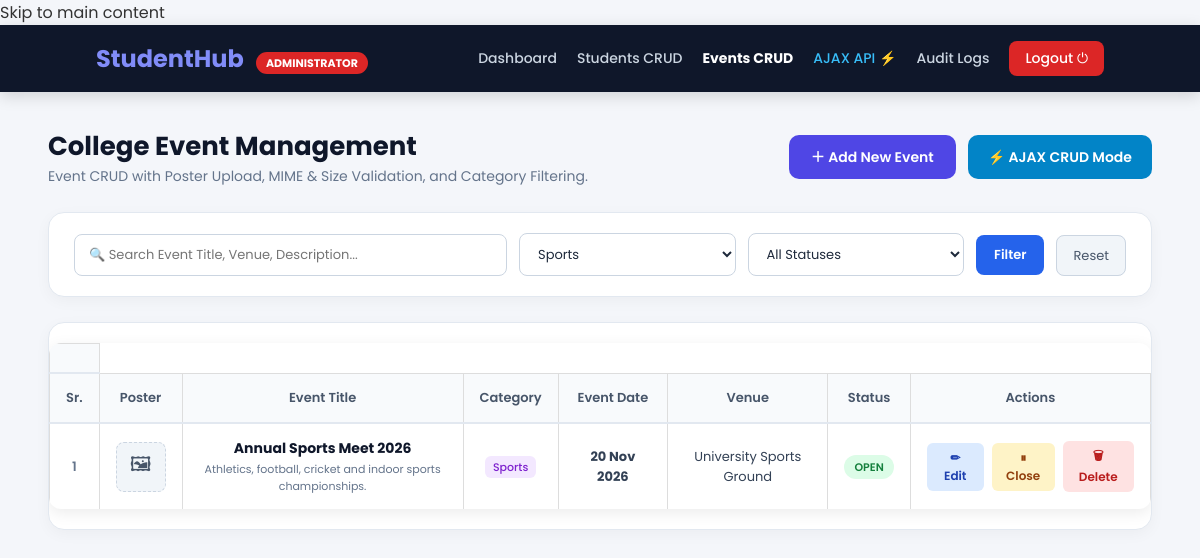
The app's page /php/manage_events.php?category=Sports (signed in) with its own data.
### tables this page shows
CREATE TABLE IF NOT EXISTS events (
    event_id INT AUTO_INCREMENT PRIMARY KEY,
    event_name VARCHAR(150) NOT NULL,
    event_date DATE NOT NULL,
    venue VARCHAR(150),
    description TEXT,
    UNIQUE KEY unique_event_name (event_name)
);

### php/auth.php (called while the page is built, shortened)
<?php
function e($value) {
    return htmlspecialchars($value ?? '', ENT_QUOTES, 'UTF-8');
}

### php/manage_events.php (the view, shortened to what this page needs)
<?php
require_once __DIR__ . '/auth.php';
$upload_dir = dirname(__DIR__) . '/uploads/posters/';
$search_query   = trim($_GET['search'] ?? '');
$filter_cat     = trim($_GET['category'] ?? '');
$where_clauses = ["1=1"];
$param_types = "";
$param_values = [];
if ($filter_cat !== "") {
    $where_clauses[] = "category = ?";
    $param_types .= "s";
    $param_values[] = $filter_cat;
}
$where_sql = implode(" AND ", $where_clauses);
$sql = "SELECT event_id, event_name, event_date, venue, description, poster, category, status
        FROM events
        WHERE $where_sql
        ORDER BY event_date ASC, event_id ASC";
$stmt = $conn->prepare($sql);
if ($param_types !== "") {
    $stmt->bind_param($param_types, ...$param_values);
}
$stmt->execute();
$events_res = $stmt->get_result();
$events = [];
while ($row = $events_res->fetch_assoc()) {
    $events[] = $row;
}
?>
<!DOCTYPE html>
<html lang="en">
<head>
    <link rel="stylesheet" href="../css/style.css">
    <link rel="stylesheet" href="../css/manage_events.css">
</head>
<body>
    <a href="#main-content" class="skip-link">Skip to main content</a>
    <nav class="admin-nav">
        <div>
            <span class="brand-text">StudentHub</span>
            <span class="admin-tag">Administrator</span>
        </div>
        <div class="admin-nav-links">
            <a href="admin_dashboard.php">Dashboard</a>
            <a href="manage_students.php">Students CRUD</a>
            <a href="manage_events.php" style="color:white; font-weight:700;">Events CRUD</a>
            <a href="ajax_events.php" style="color:#38bdf8;"> AJAX API ⚡</a>
            <a href="audit_logs.php">Audit Logs</a>
            <a href="logout.php" class="btn-logout">Logout ⏻</a>
        </div>
    </nav>
    <main id="main-content">
    <div class="page-wrap">
        <div class="header-bar">
            <div>
                <h1>College Event Management</h1>
                <p> Event CRUD with Poster Upload, MIME & Size Validation, and Category Filtering.</p>
            </div>
            <div style="display:flex; gap:12px;">
                <button type="button" class="btn-primary-action" onclick="openCreateModal()">
                    ＋ Add New Event
                </button>
                <a href="ajax_events.php" class="btn-ajax-link">
                    ⚡ AJAX CRUD Mode
                </a>
            </div>
        </div>
        <div class="filter-panel">
            <form method="GET" action="manage_events.php" class="filter-form">
                <div>
                    <input type="text" name="search" class="filter-input" placeholder="🔍 Search Event Title, Venue, Description..." value="<?= e($search_query) ?>">
                </div>
                <div>
                    <select name="category" class="filter-select">
                        <option value="Sports" <?= $filter_cat === 'Sports' ? 'selected' : '' ?>>Sports</option>
                    </select>
                </div>
                <div>
                    <select name="status" class="filter-select">
                        <option value="">All Statuses</option>
                    </select>
                </div>
                <div>
                    <button type="submit" class="btn-filter">Filter</button>
                </div>
                <div>
                    <a href="manage_events.php" class="btn-reset">Reset</a>
                </div>
            </form>
        </div>
        <div class="table-card">
            <div class="table-responsive">
                <table class="events-table">
                    <th scope="col"ead>
                        <tr>
                            <th scope="col" style="width:40px;">Sr.</th>
                            <th scope="col">Poster</th>
                            <th scope="col">Event Title</th>
                            <th scope="col">Category</th>
                            <th scope="col">Event Date</th>
                            <th scope="col">Venue</th>
                            <th scope="col">Status</th>
                            <th scope="col" style="text-align:center;">Actions</th>
                        </tr>
                    <tbody>
                        <?php if (empty($events)): ?>
                            <tr>
                                <td colspan="8" style="text-align:center; padding:35px; color:#64748b;">
                                    No events found matching your search and filter criteria.
                                </td>
                            </tr>
                        <?php else: ?>
                            <?php $evt_sr = 0; foreach ($events as $evt): $evt_sr++; ?>
                                <tr>
                                    <td style="color:#64748b; font-weight:600;"><?= $evt_sr ?></td>
                                    <td>
                                        <?php if (!empty($evt['poster']) && file_exists($upload_dir . $evt['poster'])): ?>
                                            <a href="../uploads/posters/<?= e($evt['poster']) ?>" target="_blank">
                                                <img src="../uploads/posters/<?= e($evt['poster']) ?>" class="poster-thumb" alt="Poster">
                                            </a>
                                        <?php else: ?>
                                            <div class="poster-placeholder" title="No poster uploaded">🖼</div>
                                        <?php endif; ?>
                                    </td>
                                    <td>
                                        <strong style="color:#0f172a; font-size:14px;"><?= e($evt['event_name']) ?></strong>
                                        <div style="font-size:11px; color:#64748b; margin-top:2px;">
                                            <?= e(substr($evt['description'] ?? '', 0, 70)) . (strlen($evt['description'] ?? '') > 70 ? '...' : '') ?>
                                        </div>
                                    </td>
                                    <td>
                                        <span class="badge-cat"><?= e($evt['category']) ?></span>
                                    </td>
                                    <td>
                                        <strong><?= date('d M Y', strtotime($evt['event_date'])) ?></strong>
                                    </td>
                                    <td><?= e($evt['venue']) ?></td>
                                    <td>
                                        <span class="badge <?= $evt['status'] === 'open' ? 'badge-open' : 'badge-closed' ?>">
                                            <?= ucfirst(e($evt['status'])) ?>
                                        </span>
                                    </td>
                                    <td>
                                        <div style="display:flex; gap:8px; justify-content:center; align-items:center;">
                                            <button type="button" class="btn-action btn-edit" onclick='openEditModal(<?= json_encode($evt, JSON_HEX_TAG | JSON_HEX_APOS | JSON_HEX_QUOT | JSON_HEX_AMP) ?>)'>
                                                ✏ Edit
                                            </button>
                                            <form method="POST" action="manage_events.php" style="display:inline;">
                                                <button type="submit" class="btn-action btn-toggle" title="Click to toggle Open/Closed">
                                                    <?= $evt['status'] === 'open' ? '⏸ Close' : '▶ Open' ?>
                                                </button>
                                            </form>
                                            <form method="POST" action="manage_events.php" style="display:inline;" onsubmit="return confirm('Delete event \'<?= e($evt['event_name']) ?>\' and its poster image?');">
                                                <button type="submit" class="btn-action btn-delete">🗑 Delete</button>
                                            </form>
                                        </div>
                                    </td>
                                </tr>
                            <?php endforeach; ?>
                        <?php endif; ?>
                    </tbody>
                </table>
            </div>
        </div>
    </div>
    </main>
</body>
</html>

### css/style.css (style rules this page uses)
* { margin:0; padding:0; box-sizing:border-box; font-family:'Poppins',sans-serif; }
body { background:#f7f8fc; color:#333; }
a { text-decoration:none; color:#333; }
nav { display:flex; gap:25px; }
nav a { font-weight:500; transition:.3s; }
button { background:#4F46E5; color:white; border:none; padding:12px 28px; border-radius:8px; cursor:pointer; transition:.3s; }
table { width:100%; border-collapse:collapse; background:white; margin-top:20px; }
table th { background:#4F46E5; color:white; }
table th, table td { padding:15px; text-align:center; border:1px solid #ddd; }
table { width: 100%; border-collapse: collapse; margin: 20px 0; background: #ffffff; border-radius: 12px; overflow: hidden; box-shadow: 0 4px 15px rgba(0, 0, 0, 0.08); }
table th { background: linear-gradient(135deg, #4f46e5, #5148d8); color: white; padding: 16px; text-align: center; font-weight: 600; }
table td { padding: 15px; text-align: center; border-bottom: 1px solid #e5e5e5; color: #333; }
table tr:nth-child(even) { background: #f8f8ff; }
table tr:last-child td { border-bottom: none; }

### records on screen
events: event_name "Annual Sports Meet 2026", description "Athletics, football, cricket and indoor sports championships.", category "Sports", event_date "20 Nov 2026", venue "University Sports Ground", status "OPEN", shows "⏸ Close"
